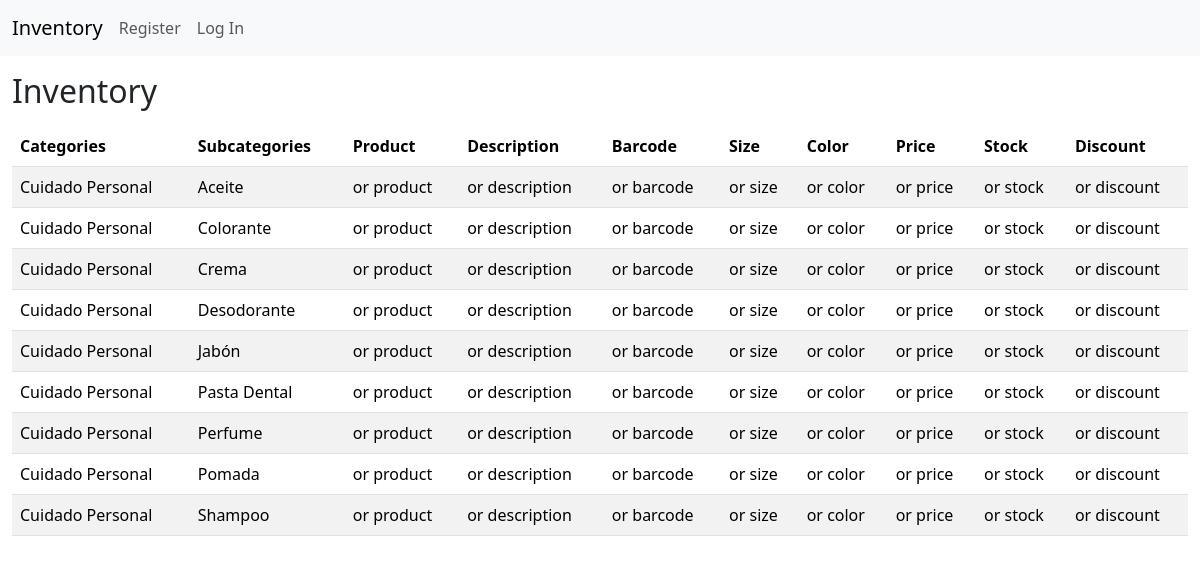
Before: / with the older database file.
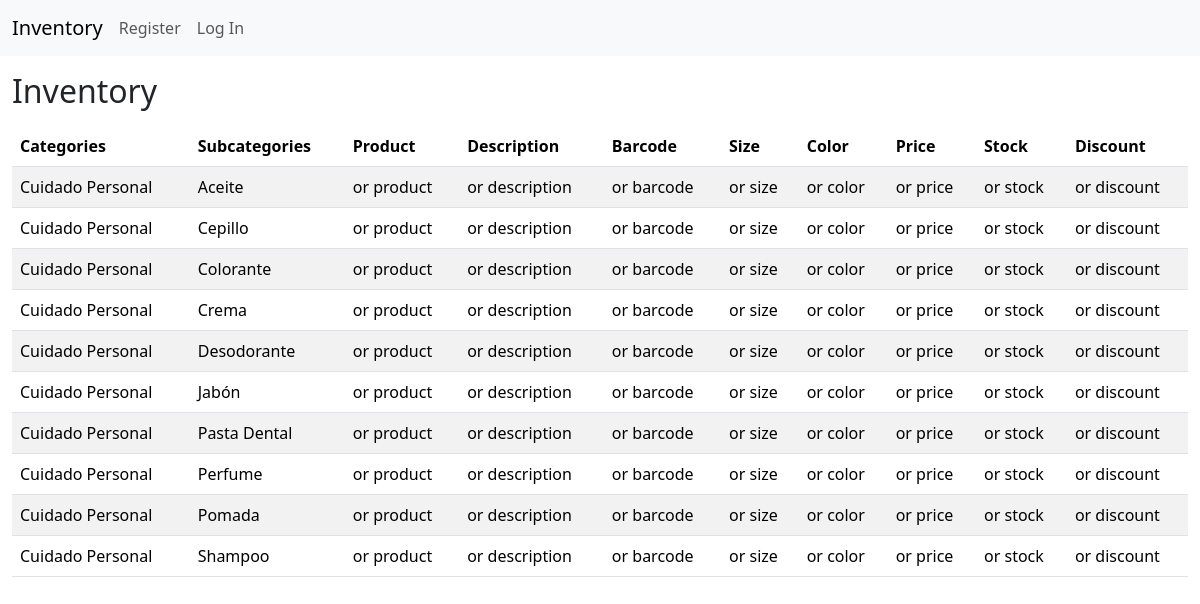
After: the same page with the newer database file.
### tables this page shows
CREATE TABLE "subcategory" (
    id INTEGER PRIMARY KEY AUTOINCREMENT,
    name VARCHAR(100) NOT NULL UNIQUE,
    category_id INTEGER,
    FOREIGN KEY (category_id) REFERENCES category(id) ON DELETE CASCADE
);

CREATE TABLE "category" (
    id INTEGER PRIMARY KEY AUTOINCREMENT,
    name VARCHAR(100) NOT NULL UNIQUE
);

### inventour/routes/index.py (the view)
@bp.route("/")
def index():
    db = get_db()
    data = db.execute(
        "SELECT c.name as category, s.name as subcategory FROM category c JOIN subcategory s ON c.id = s.category_id ORDER BY c.name, s.name"
      ).fetchall()
    return render_template("management/index.html", data=data)

### inventour/db.py (called while the page is built)
def get_db():
    if "db" not in g:
        g.db = sqlite3.connect(
            current_app.config['DATABASE'],
            detect_types=sqlite3.PARSE_DECLTYPES
          )
        g.db.row_factory = sqlite3.Row
    return g.db

### inventour/routes/auth/auth.py (called while the page is built)
@bp.before_app_request
def load_logged_in_user():
    user_id = session.get("user_id")
    if user_id is None:
        g.user = None
    else:
        g.user = get_db().execute(
            "SELECT * FROM user WHERE id = ?", (user_id,)
          ).fetchone()

### inventour/templates/management/index.html (shortened to what this page needs)
{% extends "base.html" %}
{% block head%}
  {{  super() }}
{% endblock %}
{% block content %}
  <h2 class="my-3">Inventory</h2>
  <table class="table table-striped">
    <thead>
      <tr>
        <th>Categories</th>
        <th>Subcategories</th>
        <th>Product</th>
        <th>Description</th>
        <th>Barcode</th>
        <th>Size</th>
        <th>Color</th>
        <th>Price</th>
        <th>Stock</th>
        <th>Discount</th>
      </tr>
    </thead>
    <tbody>
      {% for row in data %}
      <tr>
        <td>{{ row["category"] }}</td>
        <td>{{ row["subcategory"] }}</td>
        <td>{{ row["product"] }} or product</td>
        <td>{{ row["description"] }} or description</td>
        <td>{{ row["barcode"] }} or barcode</td>
        <td>{{ row["size"] }} or size</td>
        <td>{{ row["color"] }} or color</td>
        <td>{{ row["price"] }} or price</td>
        <td>{{ row["stock"] }} or stock</td>
        <td>{{ row["discount"] }} or discount</td>
      </tr>
      {% endfor %}
    </tbody>
  </table>
{% endblock %}

### inventour/templates/base.html (shortened to what this page needs)
<!DOCTYPE html>
<html lang="en">
<head>
  {% block head %}
  <link href="https://cdn.jsdelivr.net/npm/bootstrap@5.3.7/dist/css/bootstrap.min.css" rel="stylesheet">
  {% endblock %}
</head>
<body>
  <nav class="navbar bg-body-tertiary">
    <div class="container-fluid">
      <div class="d-flex flex-row justify-content-between align-items-center">
      <a class="navbar-brand" href="{{ url_for('index') }}">Inventory</a>
      <ul class="navbar-nav d-flex flex-row gap-3">
        {% if g.user %}
        <li class="nav-item">
          <span class="nav-link">{{ g.user["username"] }}</span>
        </li>
        <li class="nav-item">
          <a class="nav-link" href="{{ url_for('auth.logout') }}">
            Log Out
          </a>
        </li>
        {% else %}
        <li class="nav-item">
          <a class="nav-link" href="{{ url_for('auth.register') }}">Register
          </a>
        </li>
        <li class="nav-item">
          <a class="nav-link" href="{{ url_for('auth.login') }}">Log In
          </a>
        </li>
        {% endif %}
      </ul>
      </div>
    </div>
  </nav>
  <div class="container-fluid">
  {% block content %}{% endblock %}
  </div>
</body>
</html>

Changed rows visible on the page:
added subcategory: category "Cuidado Personal", subcategory "Cepillo"
